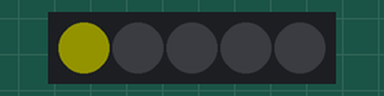
The sketch below on a simulated Arduino Uno, built with avr-gcc and run on an emulated ATmega328P. On the bench: 5 RGB LEDs in strip order, left to right. Dim RGB values are drawn brighter than linear.

Above: at 0.1 s.
At 0.5 s:
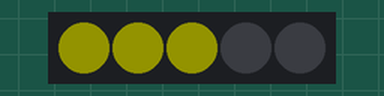
At 0.9 s:
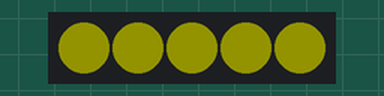
At 1.3 s:
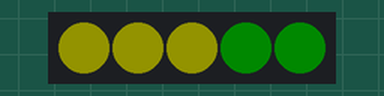
At 1.9 s:
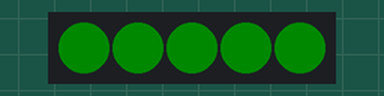
At 2.3 s:
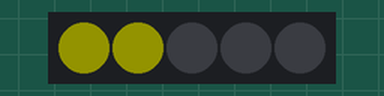
Timing chart, 0 to 40.0 s (numbered marks = the images above):
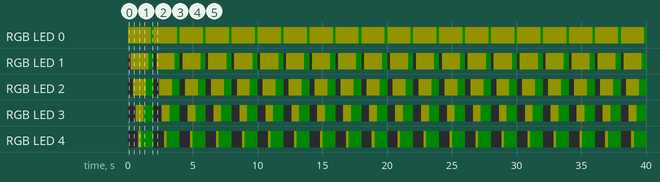

The sketch:

fastled.ino
```cpp
#include <FastLED.h>

// 流水灯 ，第一次从左到右亮灯。第二次 从右往左亮灯

#define LED_PIN 5 // Replace with the pin number you used for DATA connection
#define NUM_LEDS 5 // Replace with the number of LEDs in your strip
#define DELAY_TIME 200 // Delay between LED movements (in milliseconds)
CRGB leds[NUM_LEDS];

uint8_t max_bright = 19;
// led 亮度

void setup() {

  FastLED.addLeds<WS2812B, LED_PIN, GRB>(leds, NUM_LEDS);
  FastLED.setBrightness(max_bright);
}

void loop() {

  // Turn off all LEDs
  for (int i = 0; i < NUM_LEDS; i++) {
  leds[i] = CRGB::Black;
  }

  // Move the LED chaser
  for (int i = 0; i < NUM_LEDS; i++) {

    leds[i] = CRGB::Yellow; // Set the current LED to blue
    FastLED.show(); // Update the LED strip
    delay(DELAY_TIME); // Delay between LED movements
  }

  // Move the LED chaser in reverse
  for (int i = NUM_LEDS - 1; i >= 0; i--) {

    leds[i] = CRGB::Green; // Set the current LED to green
    FastLED.show(); // Update the LED strip
    delay(DELAY_TIME); // Delay between LED movements
  }
}
```

Measured:
- by itself, RGB LED 0: alternates RGB(19, 19, 0) for 1.8 s and RGB(0, 10, 0) for 0.20 s
- by itself, RGB LED 1: repeats every 2.0 s: RGB(0, 10, 0) 0.40 s, off 0.20 s, RGB(19, 19, 0) 1.4 s
- by itself, RGB LED 2: repeats every 2.0 s: RGB(0, 10, 0) 0.60 s, off 0.40 s, RGB(19, 19, 0) 1.0 s
- by itself, RGB LED 3: repeats every 2.0 s: RGB(0, 10, 0) 0.80 s, off 0.60 s, RGB(19, 19, 0) 0.60 s
- by itself, RGB LED 4: repeats every 2.0 s: RGB(0, 10, 0) 1.0 s, off 0.80 s, RGB(19, 19, 0) 0.20 s
